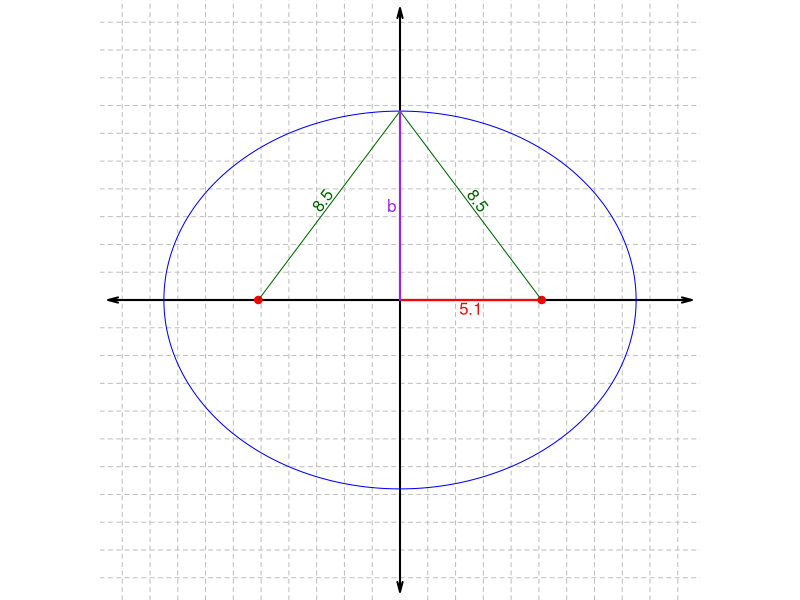
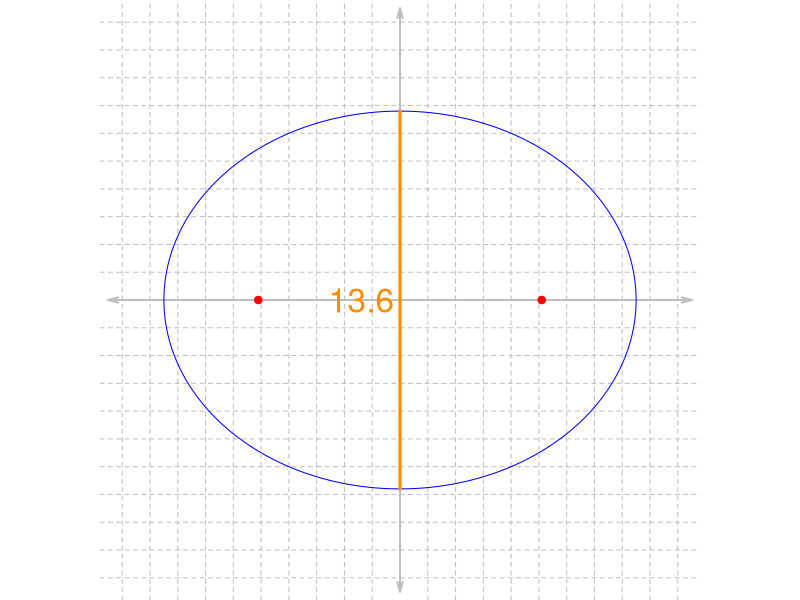

R code for these plots, in order:
## ---- chunk 1
fixer = function(exp){
  exp = gsub("--","+",exp,fixed=T)
  exp = gsub("(x-0)","x",exp,fixed=T)
  exp = gsub("(y-0)","y",exp,fixed=T)
  return(exp)
}
gcd2 <- function(a, b) {
  if (b == 0) a else Recall(b, a %% b)
}
gcd <- function(...) Reduce(gcd2, c(...))

trips = list(c(3,4,5),
             c(5,12,13),
             c(8,15,17),
             c(7,24,25),
             c(20,21,29),
             c(12,35,37),
             c(9,40,41),
             c(28,45,53),
             c(11,60,61),
             c(16,63,65),
             c(33,56,65),
             c(48,55,73),
             c(13,84,85),
             c(36,77,85),
             c(39,80,89),
             c(65,72,97))

while(T){
  whichi = sample(1:length(trips),1)
  trip = trips[[whichi]]
  maxmult = floor(100/trip[3])
  mult = sample(1:maxmult,1)
  trip = mult*trip
  a = trip[3]/10
  www = sample(1:2,2)
  b = trip[www[1]]/10
  c = trip[www[2]]/10
  if(a>5 && c/a<0.9){break}
}

## ---- chunk 2
par(mar=c(0,0,0,0),pty="s")
plot(0,0,type="n",xlim=c(-10,10),ylim=c(-10,10),axes=F,ann=F)
for(i in 1:10){
  abline(h=i,lty=2,col="grey")
  abline(h=-i,lty=2,col="grey")
  abline(v=i,lty=2,col="grey")
  abline(v=-i,lty=2,col="grey")
}
arrows(-10.5,0,10.5,0,length=0.1,angle=15,code=3,lwd=2)
arrows(0,-10.5,0,10.5,length=0.1,angle=15,code=3,lwd=2)
th = seq(0,2*pi,length.out=1000)
x = a*cos(th)
y = b*sin(th)
polygon(x,y,border="blue")
points(c(-c,c),c(0,0),col="red",pch=19)
lines(c(-c,0),c(0,b),col="darkgreen")
th = atan(b/c)
text(-c/2+0.3*cos(th+pi/2),
     b/2+0.3*sin(th+pi/2),
     a,
     srt=th/pi*180,col="darkgreen")
lines(c(c,0),c(0,b),col="darkgreen")
th = atan(b/c)
text(c/2+0.3*cos(-th+pi/2),
     b/2+0.3*sin(-th+pi/2),
     a,
     srt=-th/pi*180,col="darkgreen")
lines(c(0,c),c(0,0),col="red",lwd=2)
text(c/2,-0.3,c,col="red")
lines(c(0,0),c(0,b),col="purple",lwd=2)
text(-0.3,b/2,"b",col="purple")
## ---- chunk 3
par(mar=c(0,0,0,0),pty="s")
plot(0,0,type="n",xlim=c(-10,10),ylim=c(-10,10),axes=F,ann=F)
for(i in 1:10){
  abline(h=i,lty=2,col="grey")
  abline(h=-i,lty=2,col="grey")
  abline(v=i,lty=2,col="grey")
  abline(v=-i,lty=2,col="grey")
}
arrows(-10.5,0,10.5,0,length=0.1,angle=15,code=3,lwd=2,col="grey")
arrows(0,-10.5,0,10.5,length=0.1,angle=15,code=3,lwd=2,col="grey")
th = seq(0,2*pi,length.out=1000)
x = a*cos(th)
y = b*sin(th)
polygon(x,y,border="blue")
points(c(-c,c),c(0,0),col="red",pch=19)
lines(c(0,0),c(-b,b),lwd=3,col="darkorange")
text(-0.2,0,2*b,col="darkorange",cex=2,adj=1)
